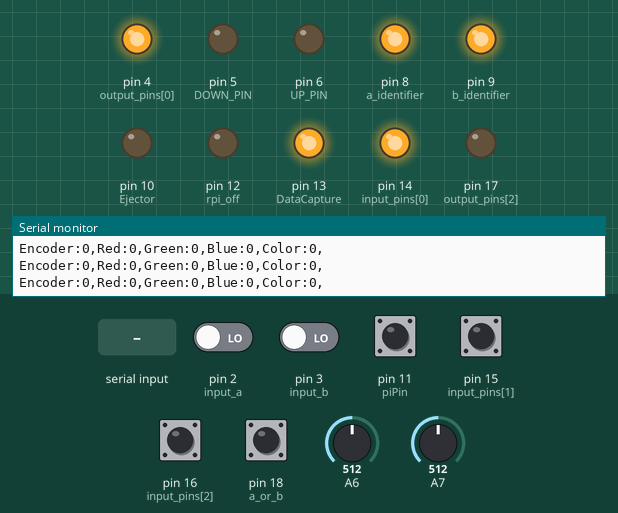
This sketch was run on a simulated Arduino Nano, built with avr-gcc and run on an emulated ATmega328P. Shown: output pins drawn as LEDs (lit = HIGH), the last lines printed to the serial monitor. Inputs (shaded band) come from the test bench; at power-on: pin 11 (piPin), pin 15 (input_pins[1]), pin 16 (input_pins[2]), pin 18 (a_or_b) HIGH, pin 2 (input_a), pin 3 (input_b) LOW, A6 = 512, A7 = 512.

Above: at 1.2 s.
1.3 s: pin 3 (input_b) driven HIGH
At 2.0 s:
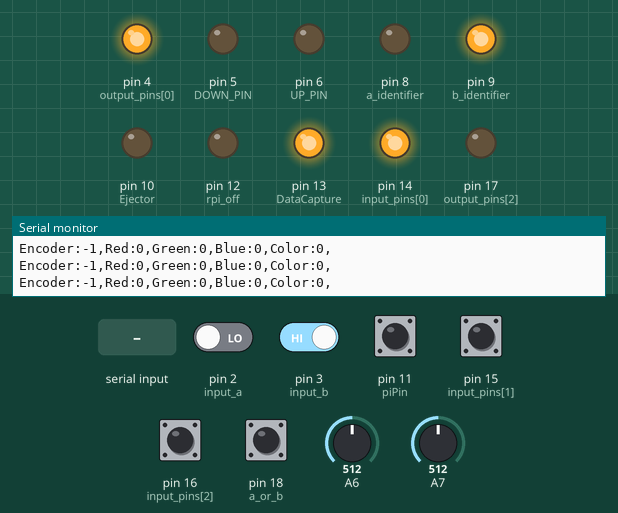
2.8 s: pin 11 (piPin) pulled LOW for 1 s
At 3.1 s:
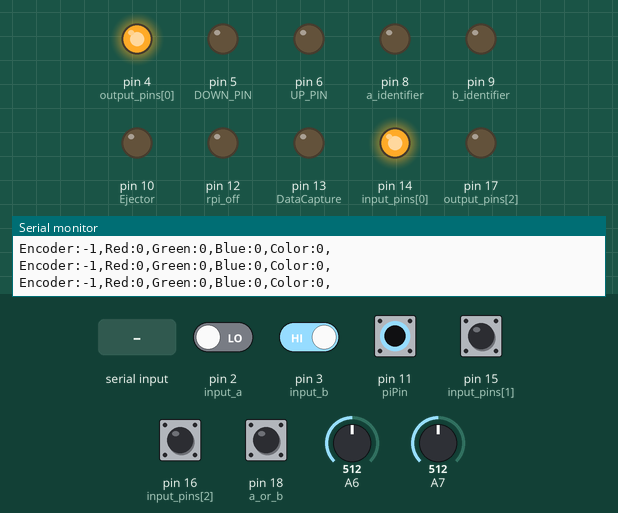
5.3 s: A6 set to 784
8.3 s: A6 set to 811
At 8.7 s:
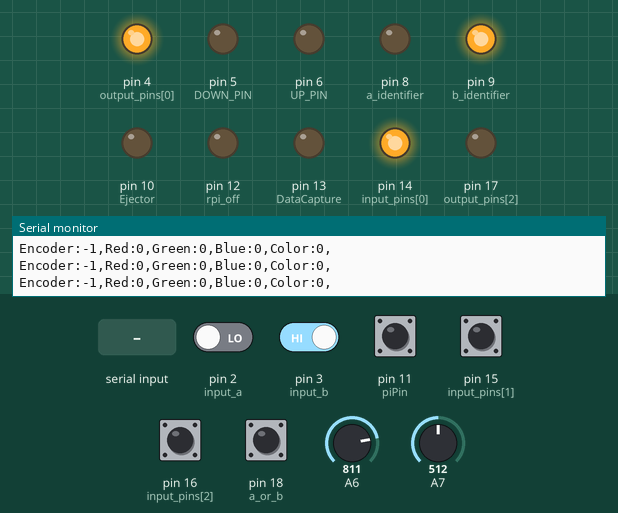
9.8 s: "1\n" received over Serial
At 11.0 s:
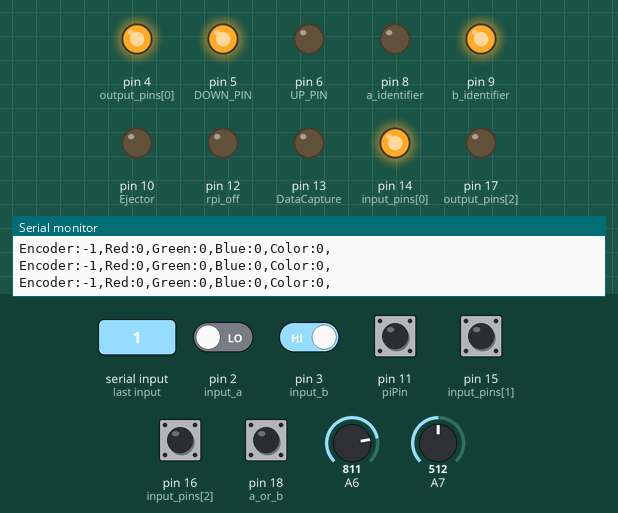
11.3 s: pin 11 (piPin) pulled LOW for 0.15 s
At 11.38 s:
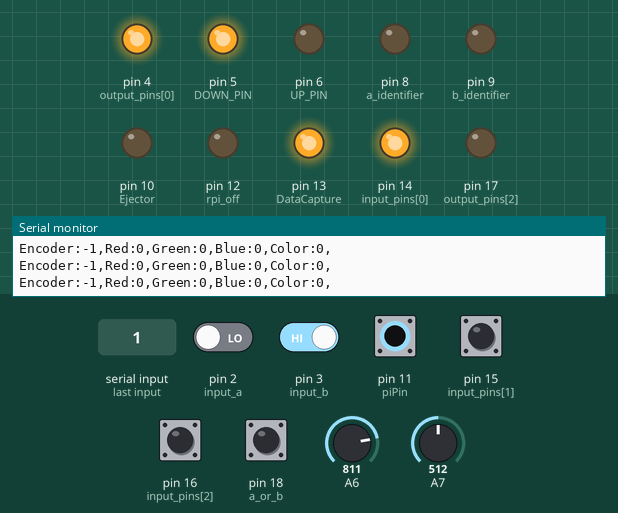
Timing chart, 0 to 13.9 s (numbered marks = the images above; inputs shaded):
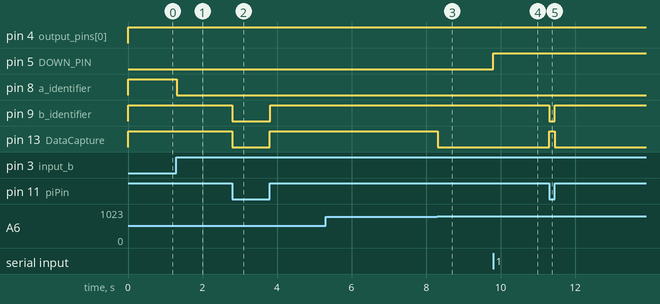

The sketch:

jet-arduino.ino
```cpp
#include <avr/wdt.h>

const byte input_a = 2; // OK
const byte input_b = 3; // NG
const int UP_PIN = 6;
const int DOWN_PIN = 5;
const byte piPin = 11; // RPI Signal to Arduino
const byte a_or_b = 18; // RPI Address to Arduino
const byte Ejector = 10; // Motor (warning) LED Panel
const byte DataCapture = 13; // Link LED Panel
const byte rpi_off = 12; // To force restart RPI by Arduino
const byte a_identifier = 8; // RPI Address to Arduino
const byte b_identifier = 9; // RPI Address to Arduino

byte input_pins[3] = {
  14, 15, 16
}; // RPI data pins to Arduino

byte output_pins[3] = {
  4, 7, 17
}; // Arduino data pins to RPI

boolean old_a;
boolean old_b;
long counter_a = 0;
long counter_b = 0;
long encoder_counter = 0; // need 100nf cap instead of 1uf in optocouplers
unsigned int battery;
unsigned int c = 0;
unsigned int e = 0; // extra analog read on A7
unsigned int i = 0; // counter for serial print
unsigned int counter_rpi_reboot = 1000;
unsigned int restart_counter = 1;
long counter_a_b = 0;
unsigned long elapsed_speed=100;
volatile long a_capture_time=millis();
volatile long b_capture_time=millis();
unsigned long now_millis;
int pwmup = 255;
int pwmdown = 255;


byte get_byte;
byte out_pins_number;

void(* resetFunc) (void) = 0;

void setup() {
  wdt_enable( WDTO_8S);
  Serial.begin(57600);
  for(int i = 0; i < 4; i++){
    pinMode(input_pins[i], INPUT_PULLUP);
    pinMode(output_pins[i],OUTPUT);
  }

  pinMode(input_a, INPUT);
  pinMode(input_b, INPUT);
  pinMode(a_or_b, INPUT_PULLUP);
  pinMode(piPin, INPUT_PULLUP);

  pinMode(a_identifier, OUTPUT);
  pinMode(b_identifier, OUTPUT);
  pinMode(rpi_off, OUTPUT);
  pinMode(DataCapture, OUTPUT);
  pinMode(Ejector, OUTPUT);

  attachInterrupt(digitalPinToInterrupt(input_a), count_up_a, RISING);
  attachInterrupt(digitalPinToInterrupt(input_b), count_up_b, RISING);

  TCCR0B = TCCR0B & B11111000 | B00000001; // for PWM frequency of 62500.00 Hz/ B and U outputs
}

void loop() {
  // get analog data
  battery = analogRead(A6);
  c = analogRead(A7);
  i++;

if (Serial.available() > 0)
  {
//    // read the incoming byte:
    String inString = Serial.readStringUntil('\n');
    char inChar=inString[0];
//    // say what you got:
    switch (inChar){
      case '1':
        {analogWrite(UP_PIN, 255-pwmup);
        analogWrite(DOWN_PIN, 255);}
        break;

      case '2':
        {analogWrite(UP_PIN, 255);
        analogWrite(DOWN_PIN, 255-pwmdown);}
        break;

      case '8':
        {analogWrite(UP_PIN, 255);
        analogWrite(DOWN_PIN, 255);}
        break;

      case '3':
        {encoder_counter=0;}
        break;

      case 'a':
        {int commandIndex = inString.indexOf(',');
        if (commandIndex != -1){counter_a = counter_a - inString.substring(commandIndex +1).toInt();}}
        break;

      case 'b':
        {int commandIndex = inString.indexOf(',');
        if (commandIndex != -1){counter_b = counter_b - inString.substring(commandIndex +1).toInt();}}
        break;

      case '4':
        {int commandIndex = inString.indexOf(',');
        if (commandIndex != -1){pwmup = inString.substring(commandIndex +1).toInt();}}
        break;

      case '5':
        {int commandIndex = inString.indexOf(',');
        if (commandIndex != -1){pwmdown = inString.substring(commandIndex +1).toInt();}}
        break;

      case '6':
        {digitalWrite(Ejector, HIGH);}
        break;

      case '7':
        {digitalWrite(Ejector, LOW);}
        break;


      default:
      break;
      }


    }


  // if ( i > 1){
  //   Serial.println(String(encoder_counter) + "," + "-24" + "," + String(counter_a) + "," + String(counter_b) + "," + String(c) + "," + String(battery/10 - 2) + "," + String(elapsed_speed) + "," + String(restart_counter));
  //   i = 0;
  // }

  Serial.print("Encoder:"); Serial.print(encoder_counter); Serial.print(",");
  Serial.print("Red:0,");
  Serial.print("Green:0,");
  Serial.print("Blue:0,");
  Serial.print("Color:0,");
  Serial.print("\n");

  // check if RPI is signaling the ARDUINO
  if (digitalRead(piPin)==LOW){
    wdt_reset();
    counter_a_b = 0;
    digitalWrite(DataCapture, !digitalRead(DataCapture));
    get_byte = 0;
    for(int i = 0; i < 3; i++){
      if(digitalRead(input_pins[i]) == 1)
        bitSet(get_byte, i);
      else
        bitClear(get_byte, i);
    }
    bitClear(get_byte, 3); bitClear(get_byte, 4); bitClear(get_byte, 5); bitClear(get_byte, 6); bitClear(get_byte, 7);
    if(digitalRead(a_or_b)==LOW){
      counter_b = counter_b - get_byte;
    }
    else{
      counter_a = counter_a - get_byte;
    }
    while (digitalRead(piPin)==LOW){
      digitalWrite(a_identifier, LOW);
      digitalWrite(b_identifier, LOW);
      delay(5);
      Serial.print("Encoder:"); Serial.print(encoder_counter); Serial.print(",");
      Serial.print("Red:0,");
      Serial.print("Green:0,");
      Serial.print("Blue:0,");
      Serial.print("Color:0,");
      Serial.print("\n");
      wdt_reset();
    }
  }
  else {
    if (counter_a > 0){
      digitalWrite(a_identifier, HIGH);
      digitalWrite(b_identifier, LOW);
      if (counter_a < 8)
        out_pins_number = counter_a % 8;
      else if (counter_a >= 7)
        out_pins_number = 7;
      put_byte_on_pins(out_pins_number);
      delay(5);
    }

    else if (counter_b > 0){
      digitalWrite(a_identifier, LOW);
      digitalWrite(b_identifier, HIGH);
      if (counter_b < 16)
        out_pins_number = counter_b % 8;
      else if (counter_b >= 7)
        out_pins_number = 7;
      put_byte_on_pins(out_pins_number);
      delay(5);
    }

    else if (counter_a + counter_b <= 0){
      if (battery < 780){
        out_pins_number = int(battery/132) ;
        digitalWrite(a_identifier, HIGH);
        digitalWrite(b_identifier, HIGH);
        put_byte_on_pins(out_pins_number);
      }
      else{
        out_pins_number = int(c/132) ;
        digitalWrite(a_identifier, LOW);
        digitalWrite(b_identifier, LOW);
        put_byte_on_pins(out_pins_number);
      }
      delay(5);
    }

  }

  now_millis = millis();
  elapsed_speed =  long(50/(now_millis - a_capture_time) + 50/(now_millis - b_capture_time) + elapsed_speed*999/1000) ;
  counter_rpi_reboot = (elapsed_speed+1000)*restart_counter;
  counter_a_b = (999*counter_a_b + abs(counter_a + counter_b))/1000;
  if ((battery > 100 and battery < 800) or counter_a_b > counter_rpi_reboot/2)
    digitalWrite(DataCapture, HIGH);
  else
    digitalWrite(DataCapture, LOW);

  // if (counter_a_b > counter_rpi_reboot){
  //   digitalWrite(rpi_off, HIGH);
  //   delay(1000);
  //   digitalWrite(rpi_off, LOW);
  //   if (restart_counter < 500){
  //       restart_counter = restart_counter * 2;
  //       counter_rpi_reboot = (elapsed_speed+1000)*restart_counter;
  //     }
  //   else{
  //       restart_counter = 499;
  //       resetFunc();
  //       }
  //   delay(1000);
  // }

  // if ((counter_a_b < counter_rpi_reboot/100) and (restart_counter > 2)){
  //   restart_counter = restart_counter/2;
  // }

  delay(1);
  wdt_reset();
}

void put_byte_on_pins(byte in_byte){
  for(int i = 0; i < 3; i++){
      digitalWrite(output_pins[i], bitRead (in_byte, i));
    }
  return;
}

void count_up_a(){
  int j = 0;
  for(int i = 0; i < 3; i++){
    delay(1);
    if (digitalRead(input_a) == HIGH){
      j++;
    }
  }
  if (j > 2){
    a_capture_time = millis();
    counter_a++;
    if (digitalRead(input_b) == HIGH)
      encoder_counter--;
    else
      encoder_counter++;
  }
  return;
}

void count_up_b(){
  int j = 0;
  for(int i = 0; i < 3; i++){
    delay(1);
    if (digitalRead(input_b) == HIGH){
      j++;
    }
  }
  if (j > 2){
    b_capture_time = millis();
    counter_b++;
    if (digitalRead(input_a) == HIGH)
      encoder_counter++;
    else
      encoder_counter--;
  }
  return;
}
```

Measured:
- the behaviour switches between 799 and 800 on A6 (found by bisection; images 2 and 3)
- after the input at 1.3 s, pin 8 (a_identifier): HIGH → LOW at once
- after the input at 2.8 s, pin 9 (b_identifier), pin 13 (DataCapture): HIGH → LOW at once, → HIGH 1.0 s later
- after the input at 8.3 s, pin 13 (DataCapture): HIGH → LOW at once
- after the input at 9.8 s, pin 5 (DOWN_PIN): LOW → HIGH at once
- after the input at 11.3 s, pin 9 (b_identifier): HIGH → LOW at once, → HIGH 0.15 s later; pin 13 (DataCapture): LOW → HIGH at once, → LOW 0.15 s later
